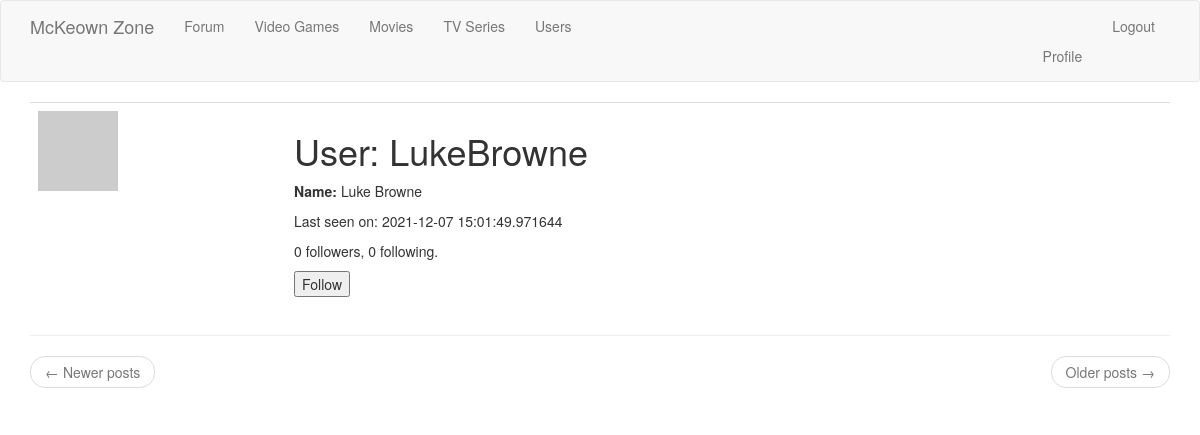
Before: /user/LukeBrowne (signed in) with the older database file.
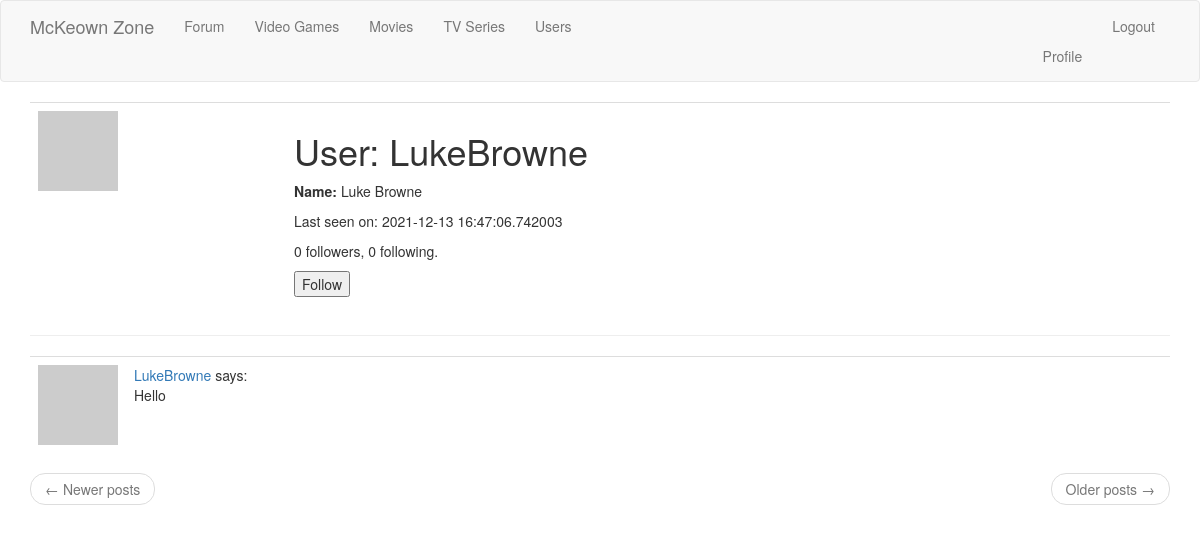
After: the same page with the newer database file.
### app/models.py (models this page shows, shortened)
class User(UserMixin, db.Model):
	id = db.Column(db.Integer, primary_key=True)
	username = db.Column(db.String(64), index=True, unique=True)
	first_name = db.Column(db.String(64))
	last_name = db.Column(db.String(64))
	email = db.Column(db.String(120), index=True, unique=True)
	password_hash = db.Column(db.String(128))
	posts = db.relationship('Post', backref='author', lazy='dynamic')
	about_me = db.Column(db.String(140))
	last_seen = db.Column(db.DateTime, default= datetime.utcnow)
	Address_id = db.Column(db.Integer, db.ForeignKey('address.id', ondelete='CASCADE'))
	is_admin = db.Column(db.Boolean, default=False)
	followed = db.relationship(
		'User',
		secondary=followers,
		primaryjoin = (followers.c.follower_id == id),
		secondaryjoin = (followers.c.followed_id == id),
		backref= db.backref('followers', lazy='dynamic'),
		lazy='dynamic')
	def avatar(self, size):
		digest = md5(self.email.lower().encode('utf-8')).hexdigest()
		return 'https://www.gravatar.com/avatar/{}?d=identicon&s={}'.format(digest, size)
	def is_following(self, user):
		return self.followed.filter(
			followers.c.followed_id == user.id
		).count() > 0

class Post(db.Model):
	id = db.Column(db.Integer, primary_key=True)
	body = db.Column(db.Text)
	timestamp = db.Column(db.DateTime, index=True, default=datetime.utcnow)
	user_id = db.Column(db.Integer, db.ForeignKey('user.id'))

### app/routes.py (the view)
@app.route('/user/<username>')
@login_required
def user(username):
	user = User.query.filter_by(username=username).first_or_404()
	page = request.args.get('page', 1, type=int)
	posts = user.posts.order_by(Post.timestamp.desc()).paginate(
		page, app.config['POSTS_PER_PAGE'], False)
	next_url = url_for('user', username=user.username, page = posts.next_num) if posts.has_next else None
	prev_url = url_for('user', username=user.username, page = posts.prev_num) if posts.has_prev else None
	form = EmptyForm()
	return render_template('user.html', user=user, posts=posts.items, form=form, next_url=next_url, prev_url=prev_url)

### app/forms.py
class EmptyForm(FlaskForm):
	submit = SubmitField('Submit')

### app/models.py (called while the page is built)
@login.user_loader
def load_user(id):
	return User.query.get(int(id));

### app/routes.py (called while the page is built)
@app.before_request
def before_request():
	if current_user.is_authenticated:
		current_user.last_seen = datetime.utcnow()
		db.session.commit()

### app/templates/user.html (shortened to what this page needs)
{% extends "base.html" %}
{% block app_content %}
    <table class="table table-hover">
        <tr valign="top">
            <td width="256px"><img src="{{ user.avatar(256) }}"></td>
            <td>
                <h1>User: {{ user.username }}</h1>
                <p><b>Name:  </b>{{ user.first_name}}  {{user.last_name}}</p>
                {% if user.last_seen %}<p>Last seen on: {{ user.last_seen }}</p>{% endif %}
                <p>{{ user.followers.count() }} followers, {{ user.followed.count() }} following.</p>
                {% if user == current_user %}
                	<p><a href="{{ url_for('edit_profile') }}">Edit your Profile</a></p>
                {% elif not current_user.is_following(user) %}
                	<p><form action="{{url_for('follow', username=user.username) }}", method="post">
                		{{ form.submit(value="Follow") }}
                	</form></p>
                {% else %}
                	<p><form action="{{url_for('unfollow', username=user.username) }}", method="post">
                		{{ form.hidden_tag() }}
                		{{ form.submit(value="Unfollow") }}
                	</form></p>
                {% endif %}
            </td>
        </tr>
    </table>
    <hr>
    {% for post in posts %}
    	{% include '_post.html' %}
    {% endfor %}
    <nav aria-label="...">
        <ul class="pager">
            <li class="previous{% if not prev_url %} disabled{% endif %}">
                <a href="{{ prev_url or '#' }}">
                    <span aria-hidden="true">&larr;</span> Newer posts
                </a>
            </li>
            <li class="next{% if not next_url %} disabled{% endif %}">
                <a href="{{ next_url or '#' }}">
                    Older posts <span aria-hidden="true">&rarr;</span>
                </a>
            </li>
        </ul>
    </nav>
{% endblock %}

### app/templates/base.html (shortened to what this page needs)
{% extends 'bootstrap/base.html' %}
  {% block navbar %}
    <nav class="navbar navbar-default">
        <div class="container">
            <div class="navbar-header">
              {% if current_user.is_admin %}
                <a class="navbar-brand" href="{{ url_for('admin_dashboard') }}">McKeown Zone</a>
                {% endif %}
            </div>
            <div class="collapse navbar-collapse" id="bs-example-navbar-collapse-1">
              {% if current_user.is_admin %}
                <ul class="nav navbar-nav">
                    <li><a href="{{ url_for('explore') }}">Forum</a></li>
                    <li><a href="{{ url_for('list_games') }}">Video Games</a></li>
                    <li><a href="{{ url_for('list_films') }}">Movies</a></li>
                    <li><a href="{{ url_for('list_shows') }}">TV Series</a></li>
                    <li><a href="{{ url_for('list_users') }}"> Users </li>
                </ul>
                {% endif %}
                <ul class="nav navbar-nav navbar-right">
                    {% if current_user.is_anonymous %}
                    <li><a href="{{ url_for('login') }}">Login</a></li>
                    {% else %}
                    <li><a href="{{ url_for('user', username=current_user.username) }}">Profile</a></li>
                    <li><a href="{{ url_for('logout') }}">Logout</a></li>
                    {% endif %}
                </ul>
            </div>
        </div>
    </nav>
{% endblock %}
  {% block content %}
    <div class="container">
        {% block app_content %}
        {% endblock %}
    </div>
  {% endblock %}

### app/templates/_post.html (shortened to what this page needs)
    <table class="table table-hover">
    	<tr>
    		<td width="70px"><a href="{{ url_for('user', username= post.author.username) }} "><img src="{{ post.author.avatar(36) }}"></a></td>
			<td><a href="{{ url_for('user', username=post.author.username) }}">{{ post.author.username }}</a> says: <br> {{ post.body }} </td>
    	</tr>
    </table>

Changed rows visible on the page:
changed User "LukeBrowne": last_seen "2021-12-07 15:01:49.971644" → "2021-12-13 16:47:06.742003"
added Post: author.username "LukeBrowne", body "Hello"
